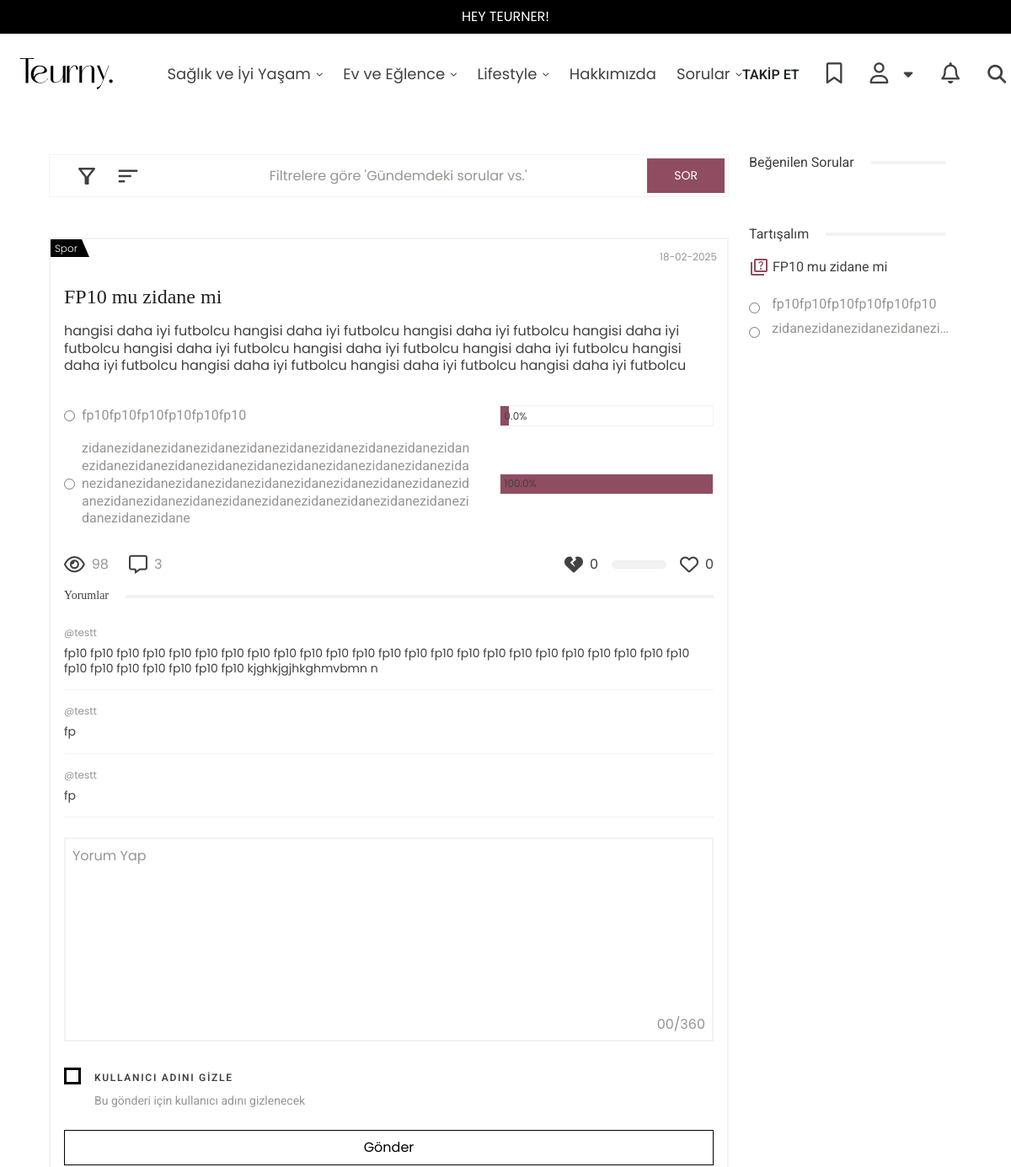
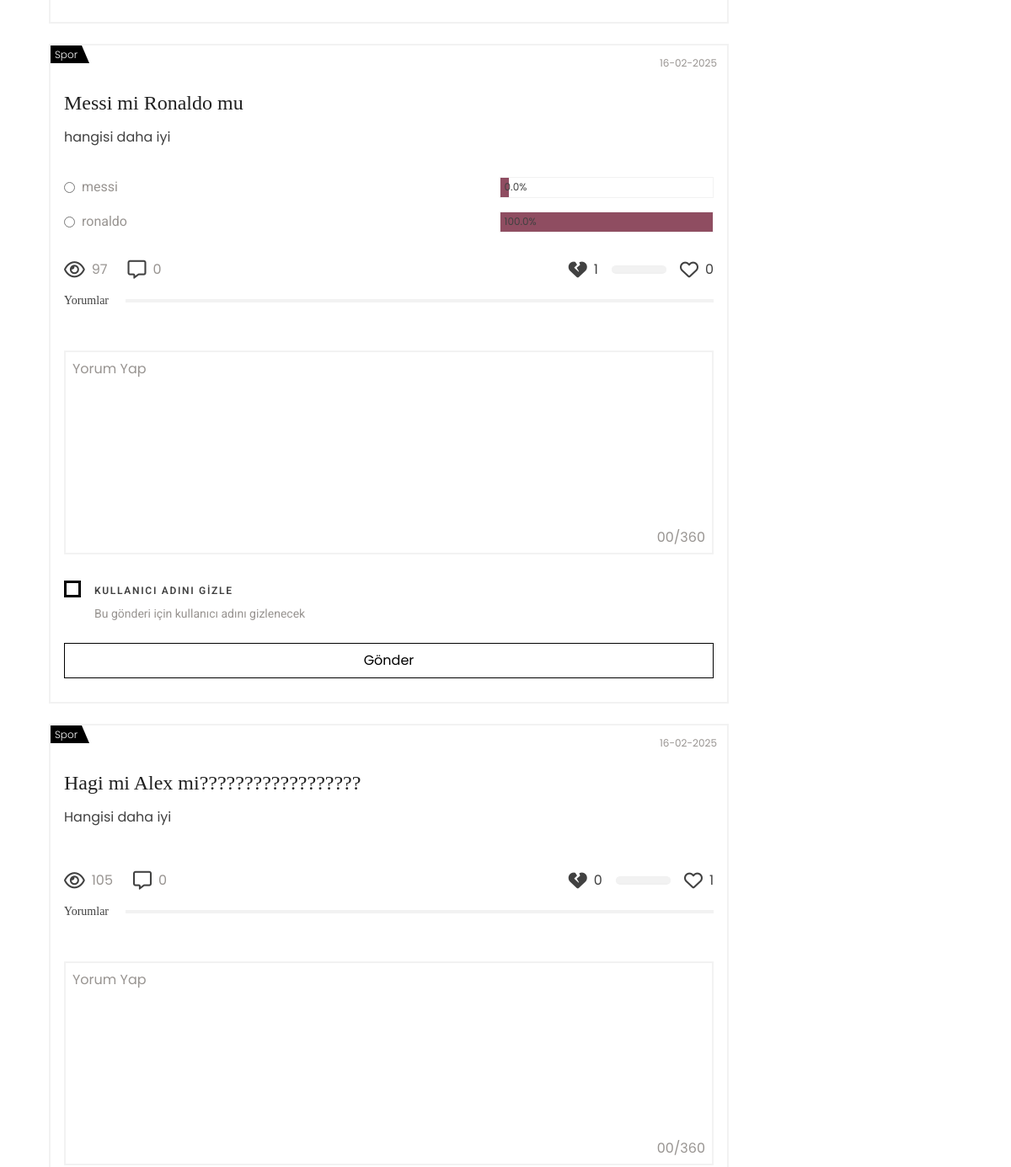
The page /questions/ (upper part) on the database as committed earlier (2 pictures, top to bottom).
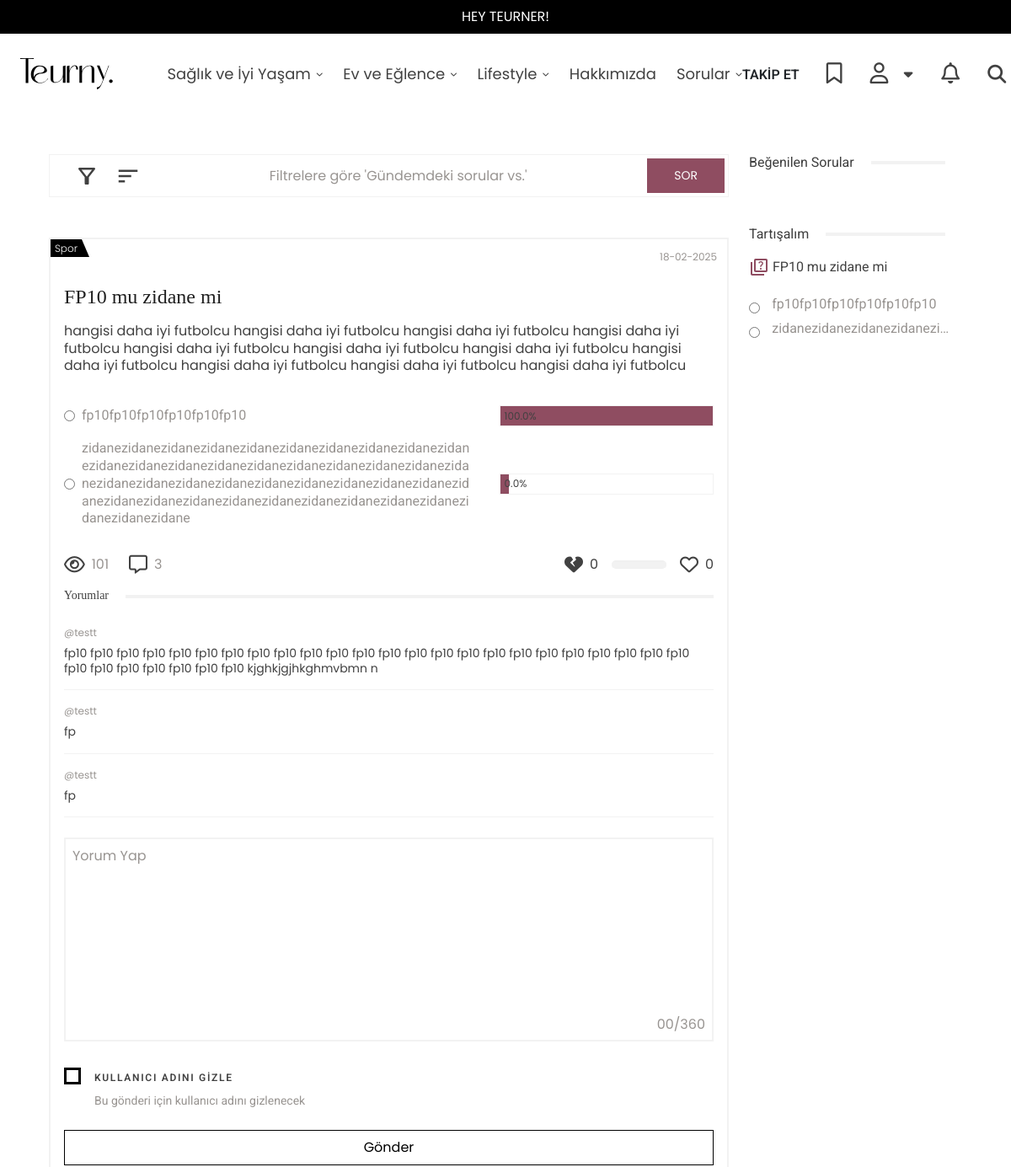
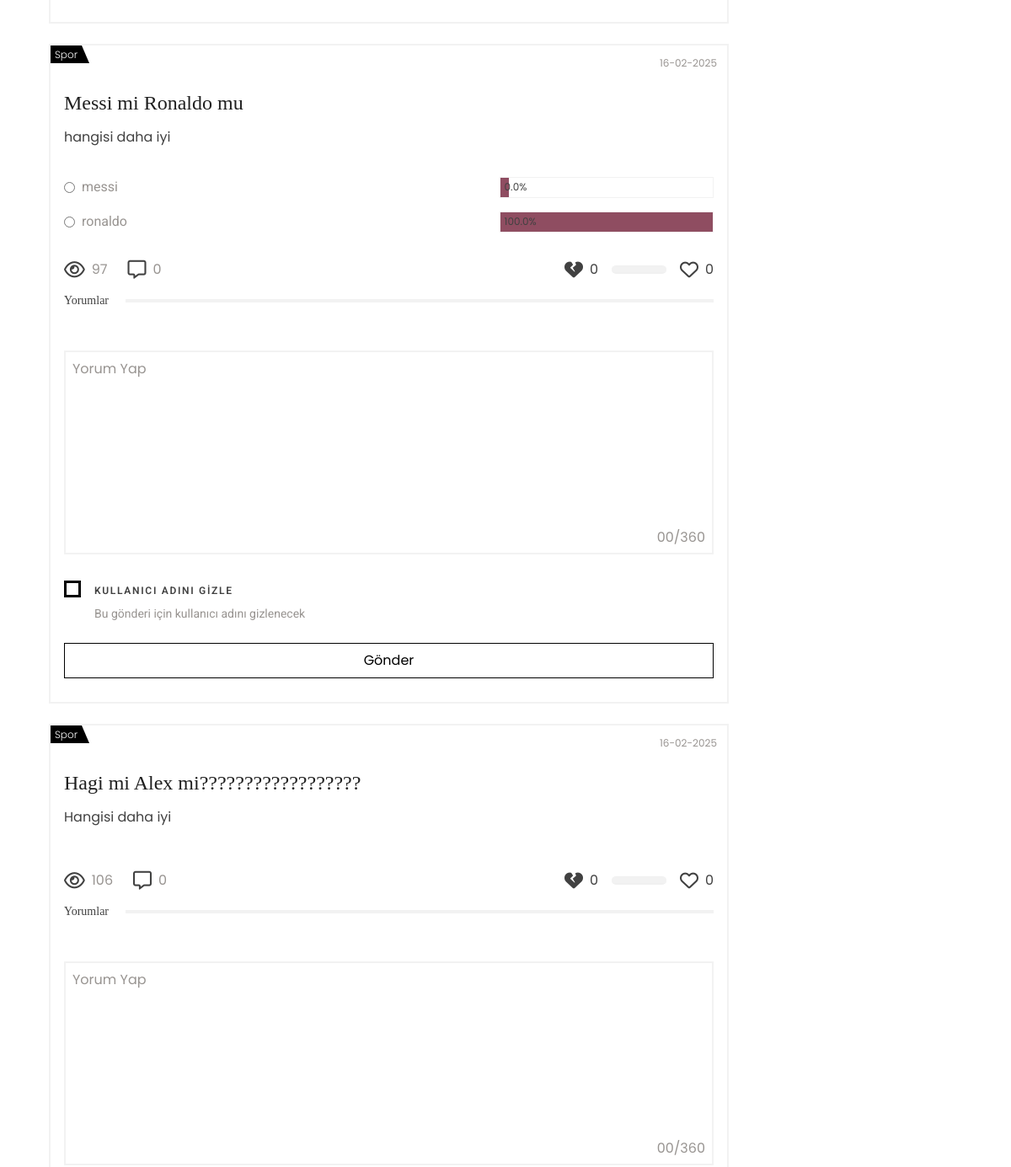
The same page on the database as committed later (2 pictures, top to bottom).
### tuerny_app/models.py (models this page shows, shortened)
class PollOption(models.Model):
    poll = models.ForeignKey(Poll, on_delete=models.CASCADE, related_name="options")
    option_text = models.CharField(max_length=255)
    votes = models.PositiveIntegerField(default=0)
    voted_users = models.ManyToManyField(CustomUser, related_name="voted_options", blank=True, null=True)
    @property
    def vote_count(self):
        return self.voted_users.count()

class Question(models.Model):
    topics = [
        ("destek", "Destek Talebi"),
        ("oneri", "Öneri"),
        ("sikayet", "Şikayet"),
        ("diger", "Diğer"),
    ]
    user = models.ForeignKey(CustomUser, on_delete=models.CASCADE, related_name="questions")
    subcategory = models.ForeignKey(SubCategory, on_delete=models.CASCADE, related_name="question_category", null=True, blank=True)
    topic = models.CharField(max_length=20, choices=topics, verbose_name="Konu", null=True, blank=True)
    title = models.CharField(max_length=255)
    description = models.TextField()
    anonymous = models.BooleanField(default=False)
    created_at = models.DateTimeField(auto_now_add=True)
    likes = models.ManyToManyField(CustomUser, related_name="liked_questions", blank=True)
    dislikes = models.ManyToManyField(CustomUser, related_name="disliked_questions", blank=True)
    views_count = models.PositiveIntegerField(default=0)
    @property
    def like_count(self):
        return self.likes.count()
    @property
    def dislike_count(self):
        return self.dislikes.count()

class SubCategory(models.Model):
    main_category = models.ForeignKey(MainCategory, on_delete=models.CASCADE, related_name="subcategories")
    name = models.CharField(max_length=255)
    slug = models.SlugField(max_length=255, blank=True, null=True)
    saved_users = models.ManyToManyField(CustomUser, related_name="saved_categories", blank=True)

### tuerny_app/views.py (the view)
# urls.py: path("questions/", views.question, name="question"),
def question(request):
    sort_option = request.GET.get("sort", "latest")  # Varsayılan: "En son eklenenler"
    if sort_option == "latest":
        questions = Question.objects.prefetch_related("poll__options").order_by("-created_at")
    elif sort_option == "oldest":
        questions = Question.objects.prefetch_related("poll__options").order_by("created_at")
    elif sort_option == "most_commented":
        questions = Question.objects.prefetch_related("poll__options").annotate(comment_count=Count("comments")).order_by("-comment_count")
    elif sort_option == "most_liked":
        questions = Question.objects.prefetch_related("poll__options") \
    .annotate(like_count_annotated=Count("likes", distinct=True)) \
    .order_by("-like_count_annotated")
    else:
        questions = Question.objects.prefetch_related("poll__options")
    poll_data = {}
    for question in questions:
        if hasattr(question, "poll"):
            total_votes = sum(option.vote_count for option in question.poll.options.all())
            poll_data[question.id] = {
                "total_votes": total_votes,
                "percentages": {
                    option.id: round((option.vote_count / total_votes * 100), 1) if total_votes > 0 else 0
                    for option in question.poll.options.all()
                }
            }
    s_questions = SuggestedQuestion.objects.all()
    return render(request, "tuerny_app/question.html", {
        "questions": questions,
        "poll_data": poll_data,
        "s_q": s_questions,
        "selected_sort": sort_option  # Seçili sıralama bilgisini gönderiyoruz
    })

### tuerny_app/context_processors.py (called while the page is built)
def categories_context(request):
    categories = MainCategory.objects.all()
    subcategories = SubCategory.objects.all()
    blogs = Blog.objects.all()
    return {
        'categories': categories,
        'subcategories': subcategories,
        'blog': blogs
    }

### tuerny_app/templatetags/math_filters.py (called while the page is built)
@register.filter
def get_item(dictionary, key):
    return dictionary.get(key, None)

### tuerny_app/templates/tuerny_app/question.html (shortened to what the changed rows need)
{% extends 'base.html' %}
{% load static %}
{% load math_filters %}
{% block content %}
      <div class="container py-5">
        <div class="row">
            <div class="col-lg-9">
                <div class="mt-5">
                    <div class="d-flex flex-column gap-4 quest-listdiv">
                        {% for q in questions %}
                                <div class="question-card">
                                    <div class="question-card-category">
                                        <p>{{q.subcategory.name}}</p>
                                    </div>
                                    <div class="question-card-date">
                                        <p>{{ q.created_at|date:"d-m-Y" }}</p>
                                    </div>
                                    <h3 class="question-card-title pb-2" style="margin-top: 20px; margin-bottom: 0px;">
                                        <a href="{% url 'tuerny_app:ask' q.id %}" style="color: #202020; font-weight: 400;"> {{q.title}} </a>
                                    </h3>
                                    <p class="question-card-text py-2" style="color: #414141; line-height: 130%; margin-bottom: 20px;">
                                        {{q.description}}
                                    </p>
                                    {% if q.poll %}
                                    {% with poll=poll_data|get_item:q.id %}
                                    {% with total_votes=poll.total_votes|default:0 %}
                                        {% for vote in q.poll.options.all %}
                                            <div class="question-card-survey py-2 vCheckRequired">
                                                <div class="question-card-survey-item" style="margin-bottom: 0px">
                                                    <div class="question-card-survey-item-label">
                                                        <input name="vote_{{ q.id }}" value="{{ vote.id }}" type="radio" id="r{{ vote.id }}"
                                                        {% if request.user in vote.voted_users.all %} checked {% endif %}>
                                                        <label class="vote-option" style="font-family: Roboto; {% if request.user in vote.voted_users.all %}color: #414141;{% else %}color: #989491; {% endif %}line-height: 130%;" for="r{{ vote.id }}">{{ vote.option_text }}</label>
                                                    </div>
                                                    <div class="question-card-survey-item-progress">
                                                        <div class="question-card-survey-item-progress-rate"
                                                             id="progress-{{ vote.id }}"
                                                             style="width: {% if total_votes > 0 %}{{ poll.percentages|get_item:vote.id|floatformat:1 }}{% else %}0{% endif %}%">
                                                            <span id="percentage-{{ vote.id }}">
                                                                {% if total_votes > 0 %}
                                                                    {{ poll.percentages|get_item:vote.id|floatformat:1 }}%
                                                                {% else %}
                                                                    0%
                                                                {% endif %}
                                                            </span>
                                                        </div>
                                                    </div>
                                                </div>
                                            </div>
                                        {% endfor %}
                                    {% endwith %}
                                {% endwith %}
                            {% endif %}
                                    <div class="d-flex justify-content-between align-items-center pt-4">
                                        <div class="d-flex gap-4">
                                            <div class="question-card-button">
                                                <i class="fa-regular fa-eye question-card-button-icon"></i>
                                                <span class="question-card-button-text">{{q.views_count}}</span>
                                            </div>
                                            <div class="question-card-button">
                                                <i class="fa-regular fa-message question-card-button-icon"></i>
                                                <span
                                                    class="question-card-button-text">{{q.comments.count}}</span>
                                            </div>
                                        </div>
                                        <div class="d-flex align-items-center gap-3">
                                            <div class="question-card-button">
                                                <i {% if request.user in q.dislikes.all %}style="cursor: pointer; color: rgb(130, 68, 88);"{% else %}style="cursor: pointer;"{% endif %}  data-id="{{ q.id }}"
                                                   id="dislike-icon-{{ q.id }}"
                                                   class="fa-solid fa-heart-crack question-card-button-icon dislike-button {% if request.user in q.dislikes.all %}active{% endif %}"></i>
                                                <span id="dislike-count-{{ q.id }}">{{ q.dislike_count }}</span>
                                            </div>
                                            <div class="question-card-rate-line-container">
                                                <div class="question-card-rate-line">
                                                </div>
                                            </div>
                                            <div class="question-card-button">
                                                <i style="cursor: pointer" data-id="{{ q.id }}"
                                                   id="like-icon-{{ q.id }}"
                                                   class="{% if request.user in q.likes.all %}fa-solid {% else %} fa-regular{% endif %} fa-heart question-card-button-icon like-button {% if request.user in q.likes.all %}active{% endif %}"></i>
                                                <span id="like-count-{{ q.id }}">{{ q.like_count }}</span>
                                            </div>
                                        </div>
                                    </div>
                                    <div class="question-card-comments" style="padding-top: 15px">
                                        <div class="blog-section-title">
                                            <span style="font-size: 14px; color: #414141; font-weight: 400;">Yorumlar</span>
                                            <div class="blog-section-title-divider"></div>
                                        </div>
                                        <div class="d-flex flex-column gap-3 mt-4">
                                            {% for c in q.comments.all %}
                                            <div class="blog-comment-item" style="gap: 6px;">
                                                {% if c.anonymous %}
                                                <p class="blog-comment-item-author">Kullanıcı adı gizli</p>
                                                {% else %}
                                                <p class="blog-comment-item-author">
                                                    @{{c.user.username}}</p>
                                                {% endif %}
                                            <p class="blog-comment-item-text" style="font-weight: 400; font-size: 14px; line-height: 130%;">
                                                {{c.content}}
                                            </p>
                                        </div>
                                        <div class="teurny-divider"></div>
                                            {% endfor %}
                                        </div>
                                        <div class="mt-4">
                                            <form method="POST" class="ajaxFormTrue" action="{% url 'tuerny_app:add-comment' %}">
                                                <div class="limit-counter textarea-counter">
                                                    <label for="content" id="content-counter" class="counter-area">00/360</label>
                                                    <textarea name="content" class="teurny-input" id="counter-textarea" rows="8" maxlength="360" placeholder="Yorum Yap" style="resize: none" required></textarea>
                                                </div>
                                                <div class="d-flex gap-3 mt-4">
                                                    <div>
                                                        <label for="cb-1" class="teurny-checkbox">
                                                        </label>
                                                    </div>
                                                    <div>
                                                        <p class="fw-semibold font-roboto blog-comment-checkbox-label mb-1"> KULLANICI ADINI GİZLE </p>
                                                        <p class="font-roboto blog-comment-checkbox-text"> Bu gönderi için kullanıcı adını gizlenecek </p>
                                                    </div>
                                                </div>
                                                <button type="submit" class="teurny-button-primary mt-4"> Gönder </button>
                                            </form>
                                        </div>
                                    </div>
                                </div>
                                {% endfor %}
                    </div>
                </div>
            </div>
            <div class="col-lg-3">
                <div class="d-flex flex-column gap-5 mt-5 mt-lg-0 question-sidebar">
                    <div>
                        <div class="d-flex flex-column gap-5 mt-5 mt-lg-0 question-sidebar">
                            <div>
                                {% for q in s_q %}
                                <div class="mt-3 d-flex flex-column gap-special">
                                    <div style="margin-bottom: 20px;">
                                        <p style="font-family: 'Roboto';">
                                            <span><img src="{% static 'tuerny_app/images/icons/question2.png' %}" alt=""></span>
                                            {{q.question.title}}
                                        </p>
                                    </div>
                                    {% if q.question.poll %}
                                    {% for o in q.question.poll.options.all %}
                                    <div class="argument-card-item-label">
                                        <input name="argument" value="select_id" type="radio" id="select_id" />
                                        <label for="select_id" class="text-nowrap option wrap special-que">{{o.option_text}}</label>
                                    </div>
                                    {% endfor %}
                                    {% endif %}
                                </div>
                                {% endfor %}
                            </div>
                        </div>
                    </div>
                </div>
            </div>
        </div>
    </div>
{% endblock content %}

Rows that differ between the two databases and show on the page:
changed Question "FP10 mu zidane mi": views_count "98" → "101"
computed for PollOption "fp10fp10fp10fp10fp10fp10": {{ poll.percentages|get_item:vote.id|floatformat:1 }} 0.0 → 100.0 (drawn); percentages|get_item "0.0" → "100.0"
computed for PollOption "☐ zidanezidanezidanezidanezidane": {{ poll.percentages|get_item:vote.id|floatformat:1 }} 100.0 → 0.0 (drawn); percentages|get_item "100.0" → "0.0"
computed for Question "Messi mi Ronaldo mu": dislike_count "1" → "0"
changed Question "Hagi mi Alex mi??????????????????": views_count "105" → "106"; like_count "1" → "0"
